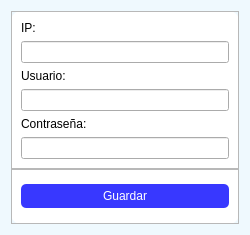
<?xml version="1.0" encoding="UTF-8"?>
<ui version="4.0">
 <class>ConfiCamera</class>
 <widget class="QWidget" name="ConfiCamera">
  <property name="geometry">
   <rect>
    <x>0</x>
    <y>0</y>
    <width>250</width>
    <height>235</height>
   </rect>
  </property>
  <property name="minimumSize">
   <size>
    <width>250</width>
    <height>235</height>
   </size>
  </property>
  <property name="maximumSize">
   <size>
    <width>250</width>
    <height>235</height>
   </size>
  </property>
  <property name="windowTitle">
   <string>Configurar Camara</string>
  </property>
  <property name="styleSheet">
   <string notr="true">#ConfiCamera{
	background-color: #eff9fe;
}
#frmContainer{
	background-color: white;
	border-radius: 10px;
}

QPushButton{
	background-color: #3838FF;
	padding: 5px;
	border-radius: 5px;
	color: white;
}</string>
  </property>
  <layout class="QVBoxLayout" name="verticalLayout">
   <item>
    <widget class="QFrame" name="frmContainer">
     <property name="frameShape">
      <enum>QFrame::StyledPanel</enum>
     </property>
     <property name="frameShadow">
      <enum>QFrame::Raised</enum>
     </property>
     <layout class="QVBoxLayout" name="verticalLayout_3">
      <property name="spacing">
       <number>0</number>
      </property>
      <property name="leftMargin">
       <number>0</number>
      </property>
      <property name="topMargin">
       <number>0</number>
      </property>
      <property name="rightMargin">
       <number>0</number>
      </property>
      <property name="bottomMargin">
       <number>0</number>
      </property>
      <item>
       <widget class="QFrame" name="frame_2">
        <property name="frameShape">
         <enum>QFrame::StyledPanel</enum>
        </property>
        <property name="frameShadow">
         <enum>QFrame::Raised</enum>
        </property>
        <layout class="QVBoxLayout" name="verticalLayout_2">
         <item>
          <widget class="QLabel" name="lblIP">
           <property name="text">
            <string>IP:</string>
           </property>
          </widget>
         </item>
         <item>
          <widget class="QLineEdit" name="leIp"/>
         </item>
         <item>
          <widget class="QLabel" name="lblUser">
           <property name="text">
            <string>Usuario:</string>
           </property>
          </widget>
         </item>
         <item>
          <widget class="QLineEdit" name="leUser"/>
         </item>
         <item>
          <widget class="QLabel" name="lblPassword">
           <property name="text">
            <string>Contraseña:</string>
           </property>
          </widget>
         </item>
         <item>
          <widget class="QLineEdit" name="lePassword">
           <property name="echoMode">
            <enum>QLineEdit::Password</enum>
           </property>
          </widget>
         </item>
        </layout>
       </widget>
      </item>
      <item>
       <widget class="QFrame" name="frame_3">
        <property name="frameShape">
         <enum>QFrame::StyledPanel</enum>
        </property>
        <property name="frameShadow">
         <enum>QFrame::Raised</enum>
        </property>
        <layout class="QHBoxLayout" name="horizontalLayout">
         <item>
          <widget class="QPushButton" name="btnSave">
           <property name="cursor">
            <cursorShape>PointingHandCursor</cursorShape>
           </property>
           <property name="text">
            <string>Guardar</string>
           </property>
          </widget>
         </item>
        </layout>
       </widget>
      </item>
     </layout>
    </widget>
   </item>
  </layout>
 </widget>
 <resources/>
 <connections/>
</ui>
